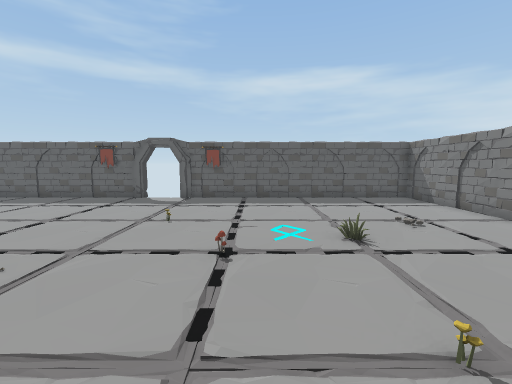
[1] (above)

16 first-person views from a walk through a 3-D level made in the Unity game engine. The camera is 1.4 m above the floor, tilts 6° down and sees 90° across. The floor is counted in squares, 1 m on a side. Each view is taken from the middle of a square. On the plan, view 1 faces up. The plan holds only what a view shows up to about 13 squares ahead; the rest is blank. The player is left out. Some animated figures are not drawn.

[2]
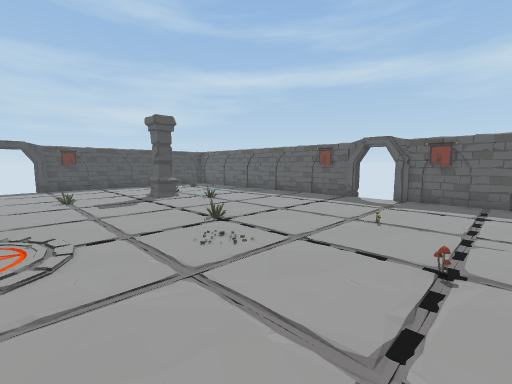

[3]
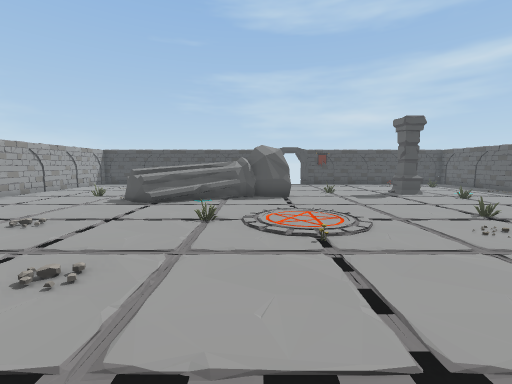

[4]
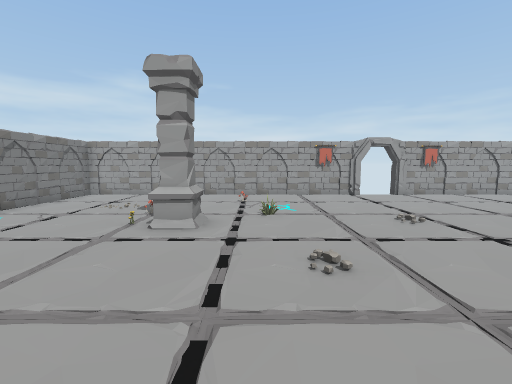

[5]
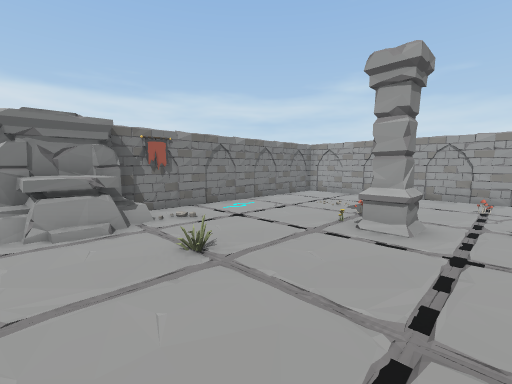

[6]
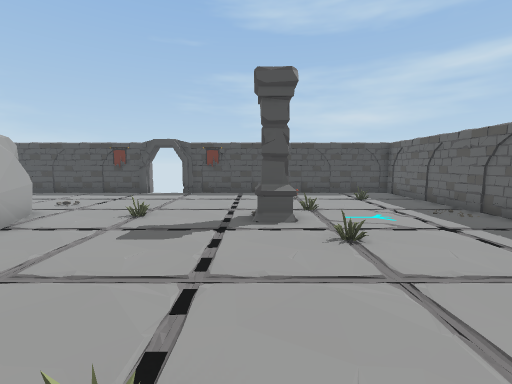

[7]
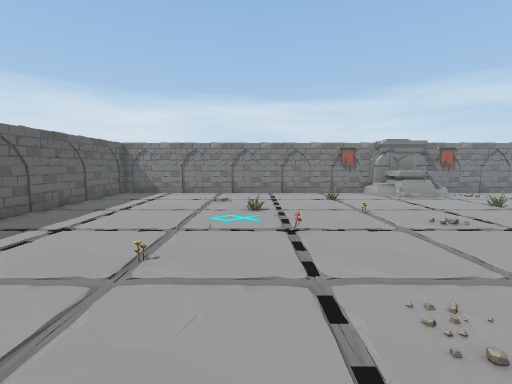

[8]
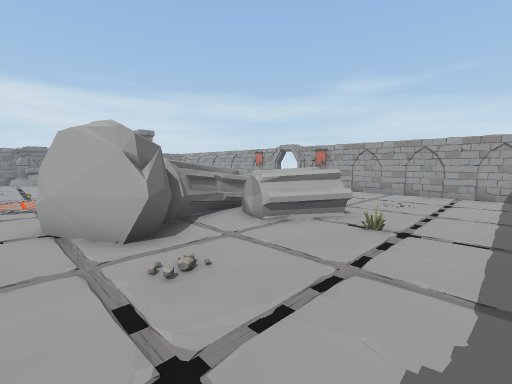

[9]
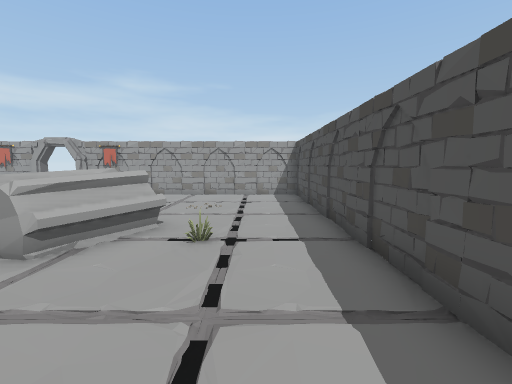

[10]
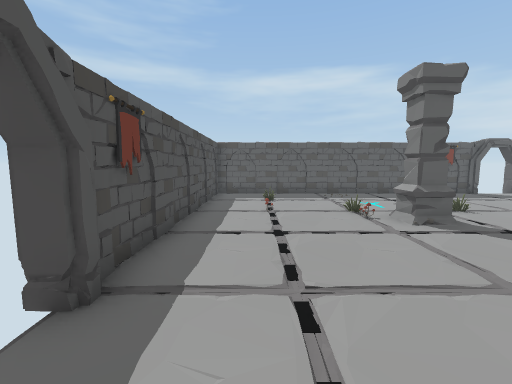

[11]
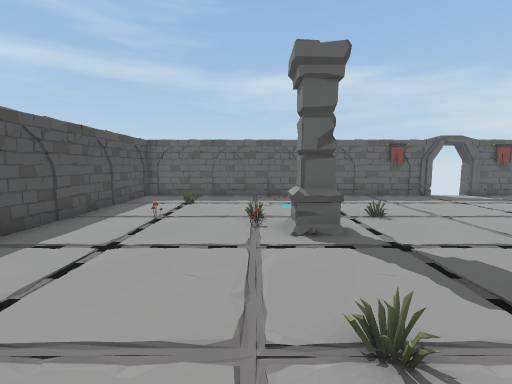

[12]
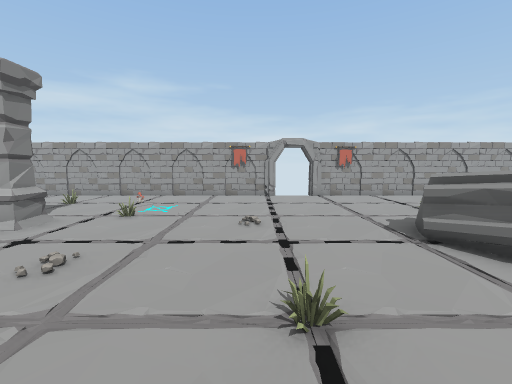

[13]
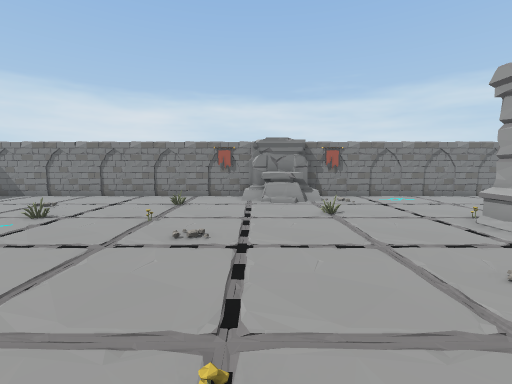

[14]
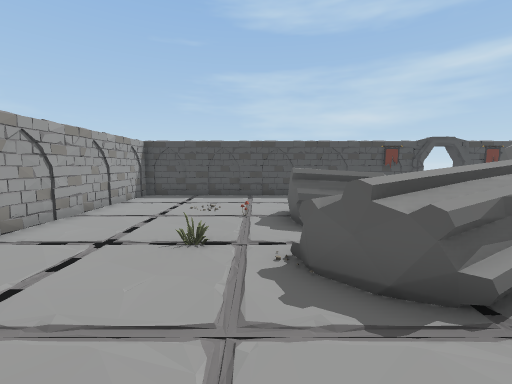

[15]
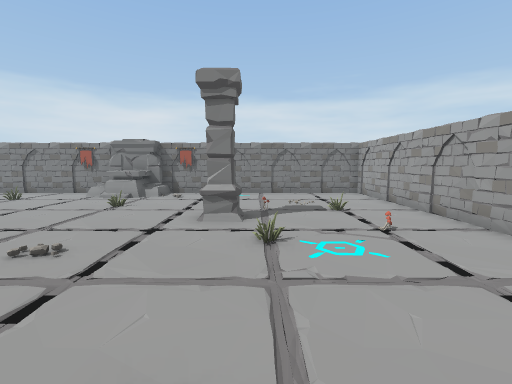

[16]
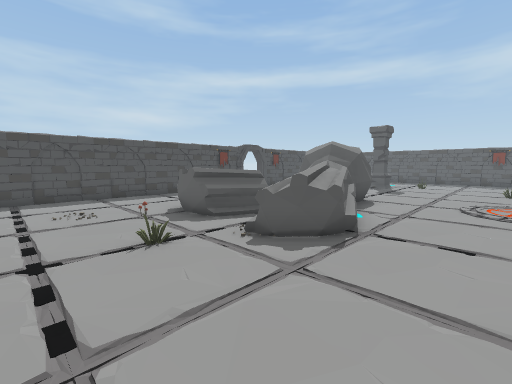

### Floor plan
Points are (right, up) in squares from view 1. A wall is a line through its corners. A room is listed if a view was taken in it or the views show most of it. See-through windows are left out.
Room 1 (views 1, 2, 3, 4, 5, 6, 7, 8, 9, 10, 11, 12, 13, 14, 15, 16)
walls: (-5, 11.7) (-17.9, 11.7) (-17.9, 1.3); (6.9, -1) (6.9, 11.7) (-3.5, 11.7); (7, -4.5) (6.8, -3); (-17.9, -0.3) (-17.9, -13.2) (-7.5, -13.1); (-17.8, -2.8) (-18, -4.2) (-17.8, -4.7); (-6, -13.1) (6.9, -13.1) (6.9, -2.9); (-17.9, -3.5) (-17.8, -4.7); (-18, -4.7) (-17.8, -6.3); (-18, -5.1) (-17.8, -5.5); (0.1, -13.3) (0.6, -13.4); (0.5, -13.2) (0.9, -13); (0.3, -13.3) (0.9, -13.2); (-17.9, 6.8) (-18, 5.6); (1.3, -13.3) (1.8, -13.1); (-18, -7) (-17.8, -8.8); (-11.8, -13.2) (-11.2, -13.1); (7, -9.1) (6.8, -6.9); (-13.1, -13.1) (-12, -13.2); (-15.3, -13.2) (-14, -13)
ways out: gap at (-6, -13)
objects: other object (-16, 7); other object (-15, -6); other object (-15, 9); other object (-14, -7) to (-8, -1); other object (-13, -8); other object (-13, 6); other object (-13, 7); other object (-12, 2); pillar (-12, 5) to (-11, 6); other object (-10, -9); other object (-10, 7); other object (-6, 4); other object (-5, -3); flower (-4, -1); other object (-2, -8); other object (-2, 7); mushroom (-1, 4); other object (0, -11); pillar (0, -7) to (1, -7); other object (2, -11); other object (2, -8); other object (2, -7); flower (2, 2); other object (2, 5); other object (3, -3); other object (5, -3) to (6, -1); other object (5, 2)

Where each view was taken, in squares from view 1:
view 1: 0 up, 0 right, facing up
view 2: 0 up, 0 right, facing up-left
view 3: 2 down, 1 right, facing left
view 4: 1 down, 1 left, facing down
view 5: 1 down, 1 left, facing down-right
view 6: 5 up, 5 left, facing left
view 7: 5 up, 6 left, facing right
view 8: 0 up, 17 left, facing down-right
view 9: 1 down, 16 left, facing down
view 10: 1 down, 16 left, facing up
view 11: 0 up, 13 left, facing up
view 12: 1 down, 5 left, facing down
view 13: 1 down, 5 left, facing right
view 14: 8 down, 6 left, facing left
view 15: 8 down, 6 left, facing right
view 16: 11 down, 6 left, facing up-left
